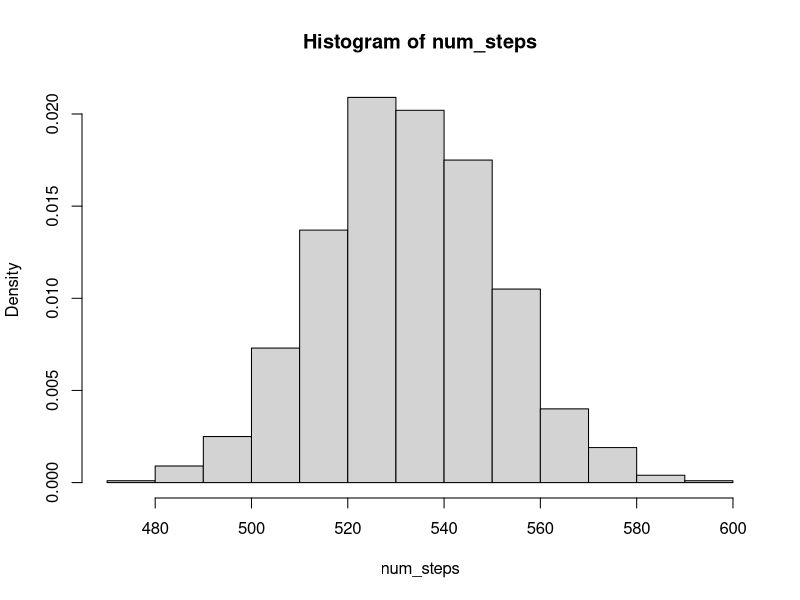

Source code (R):
## ---- chunk 1
knitr::opts_chunk$set(echo = TRUE)
## ---- chunk 2

od=function(i)(i-1)%%11+1

muv<-function(bob){
  if (max(bob)>1){
    i=sample(rep((1:11)[bob>1],2),1)
    dud=c(0,-2,1)
    if((runif(1)<.5)&(bob[i]>2))dud=c(2,-3,1)
    bob[c(od(i+10),i,od(i+1))]=bob[c(od(i+10),i,od(i+1))]+dud
  }
  bob}

## ---- chunk 3
library(dplyr)

num_games=1000
start_config=rep(0,11); start_config[1]=365

num_steps=c()
solution=c()
for (i in 1:num_games) {
  bob=start_config
  n=0
  while(max(bob)>1) { n=n+1; bob=muv(bob) }
  num_steps=append(num_steps,n)
  solution=rbind(solution,bob)
}
solution=distinct(as.data.frame(solution))

print("Starting Configuration:")
print(start_config)
print(c("Number of distinct solutions:",nrow(solution)))
print("Distinct solutions:")
print(as.matrix(solution))
print("Number of steps to find solution:")
summary(num_steps)

## ---- chunk 4
hist(num_steps,freq=FALSE)
